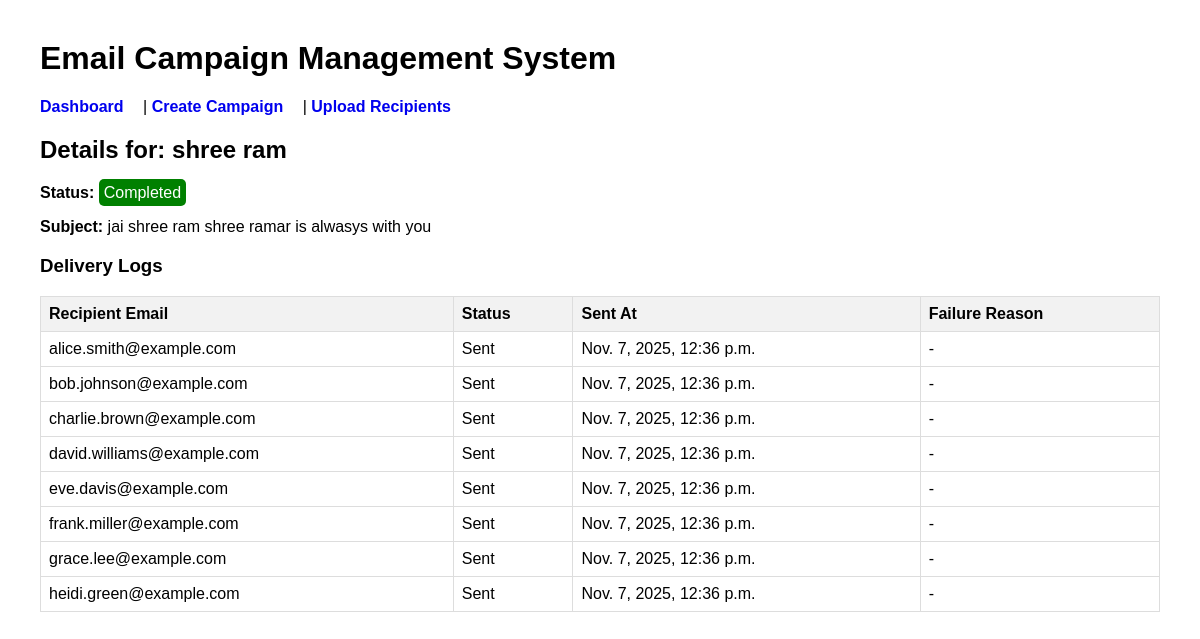
/campaign/1/, run on the app's committed database.
### campaigns/models.py (models this page shows, shortened)
class Campaign(models.Model):
    class CampaignStatus(models.TextChoices):
        DRAFT = 'DRAFT', 'Draft'
        SCHEDULED = 'SCHEDULED', 'Scheduled'
        IN_PROGRESS = 'IN_PROGRESS', 'In Progress'
        COMPLETED = 'COMPLETED', 'Completed'
        FAILED = 'FAILED', 'Failed'
    name = models.CharField(max_length=255)
    subject = models.CharField(max_length=255)
    content = models.TextField() # Can be plain text or HTML
    scheduled_time = models.DateTimeField()
    status = models.CharField(
        max_length=20,
        choices=CampaignStatus.choices,
        default=CampaignStatus.DRAFT
    )
    created_at = models.DateTimeField(auto_now_add=True)
    updated_at = models.DateTimeField(auto_now=True)

class DeliveryLog(models.Model):
    class DeliveryStatus(models.TextChoices):
        PENDING = 'PENDING', 'Pending'
        SENT = 'SENT', 'Sent'
        FAILED = 'FAILED', 'Failed'
    campaign = models.ForeignKey(Campaign, related_name='logs', on_delete=models.CASCADE)
    recipient = models.ForeignKey(Recipient, on_delete=models.CASCADE)
    status = models.CharField(
        max_length=20,
        choices=DeliveryStatus.choices,
        default=DeliveryStatus.PENDING
    )
    sent_at = models.DateTimeField(null=True, blank=True)
    failure_reason = models.TextField(blank=True, null=True)
    class Meta:
        unique_together = ('campaign', 'recipient') # One log per recipient per campaign

class Recipient(models.Model):
    class SubscriptionStatus(models.TextChoices):
        SUBSCRIBED = 'SUBSCRIBED', 'Subscribed'
        UNSUBSCRIBED = 'UNSUBSCRIBED', 'Unsubscribed'
    name = models.CharField(max_length=255)
    email = models.EmailField(unique=True)
    status = models.CharField(
        max_length=20,
        choices=SubscriptionStatus.choices,
        default=SubscriptionStatus.SUBSCRIBED
    )
    created_at = models.DateTimeField(auto_now_add=True)

### campaigns/views.py (the view)
# urls.py: path('campaign/<int:pk>/', views.campaign_detail, name='campaign_detail'),
def campaign_detail(request, pk):
    campaign = get_object_or_404(Campaign, pk=pk)
    logs = campaign.logs.all().order_by('recipient__email')
    return render(request, 'campaigns/campaign_detail.html', {'campaign': campaign, 'logs': logs})

### campaigns/templates/campaigns/campaign_detail.html
{% extends 'campaigns/base.html' %}
{% block content %}
    <h2>Details for: {{ campaign.name }}</h2>
    <p><strong>Status:</strong> <span class="status status-{{ campaign.status }}">{{ campaign.get_status_display }}</span></p>
    <p><strong>Subject:</strong> {{ campaign.subject }}</p>
    <h3>Delivery Logs</h3>
    <table>
        <thead>
            <tr>
                <th>Recipient Email</th>
                <th>Status</th>
                <th>Sent At</th>
                <th>Failure Reason</th>
            </tr>
        </thead>
        <tbody>
            {% for log in logs %}
            <tr>
                <td>{{ log.recipient.email }}</td>
                <td>{{ log.get_status_display }}</td>
                <td>{{ log.sent_at|default:"N/A" }}</td>
                <td>{{ log.failure_reason|default:"-" }}</td>
            </tr>
            {% endfor %}
        </tbody>
    </table>
{% endblock %}

### campaigns/templates/campaigns/base.html (style rules this page uses)
body { font-family: Arial, sans-serif; margin: 40px; }
table { width: 100%; border-collapse: collapse; }
th, td { border: 1px solid #ddd; padding: 8px; text-align: left; }
th { background-color: #f2f2f2; }
.status { padding: 5px; border-radius: 5px; color: white; }
.status-COMPLETED { background-color: green; }

### data on the page
Campaign: name "shree ram", status "Completed", subject "jai shree ram shree ramar is alwasys with you"
DeliveryLog: recipient.email "alice.smith@example.com", status "Sent", sent_at "Nov. 7, 2025, 12:36 p.m.", failure_reason "-"
DeliveryLog: recipient.email "bob.johnson@example.com", status "Sent", sent_at "Nov. 7, 2025, 12:36 p.m.", failure_reason "-"
DeliveryLog: recipient.email "charlie.brown@example.com", status "Sent", sent_at "Nov. 7, 2025, 12:36 p.m.", failure_reason "-"
DeliveryLog: recipient.email "david.williams@example.com", status "Sent", sent_at "Nov. 7, 2025, 12:36 p.m.", failure_reason "-"
DeliveryLog: recipient.email "eve.davis@example.com", status "Sent", sent_at "Nov. 7, 2025, 12:36 p.m.", failure_reason "-"
DeliveryLog: recipient.email "frank.miller@example.com", status "Sent", sent_at "Nov. 7, 2025, 12:36 p.m.", failure_reason "-"
DeliveryLog: recipient.email "grace.lee@example.com", status "Sent", sent_at "Nov. 7, 2025, 12:36 p.m.", failure_reason "-"
DeliveryLog: recipient.email "heidi.green@example.com", status "Sent", sent_at "Nov. 7, 2025, 12:36 p.m.", failure_reason "-"
